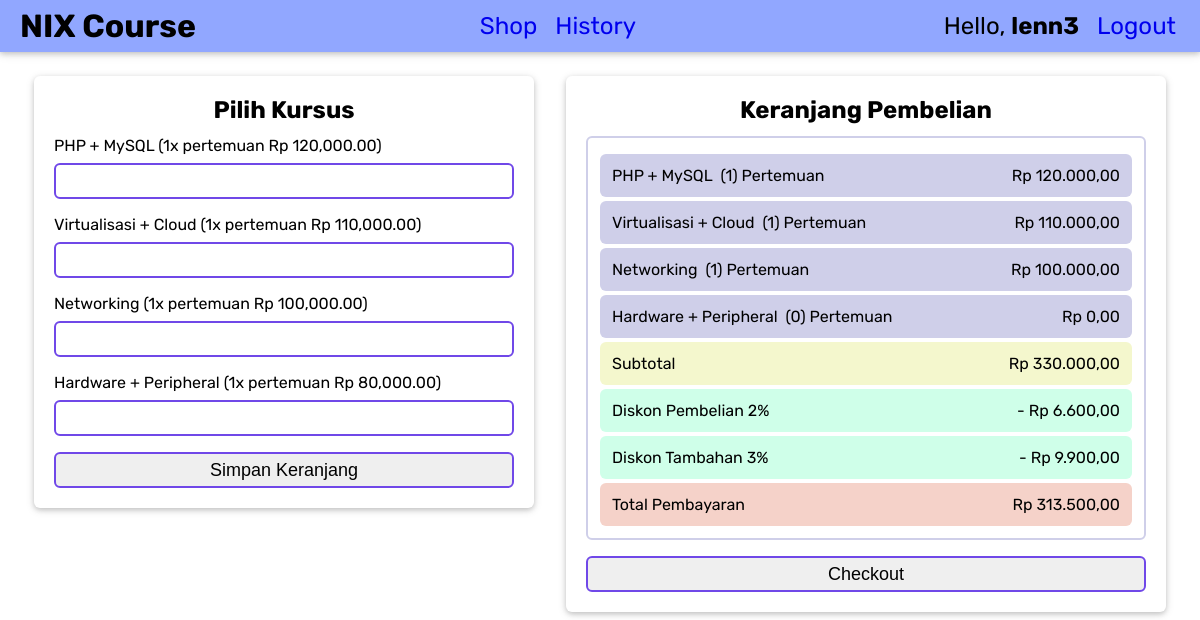
Page /index.php (signed in) on the committed database.
### tables this page shows
CREATE TABLE `course` (
  `id` int NOT NULL,
  `name` varchar(45) NOT NULL,
  `price` int NOT NULL
);

CREATE TABLE `usercart` (
  `username` varchar(45) NOT NULL,
  `quantity_ps` int NOT NULL,
  `quantity_vc` int NOT NULL,
  `quantity_net` int NOT NULL,
  `quantity_hp` int NOT NULL
);

CREATE TABLE `usercre` (
  `id` int NOT NULL,
  `username` varchar(45) NOT NULL,
  `pass_hash` varchar(255) NOT NULL,
  `name` varchar(100) NOT NULL,
  `birthdate` date NOT NULL,
  `gender` varchar(1) NOT NULL,
  `education` varchar(11) NOT NULL,
  `address` varchar(100) NOT NULL,
  `hobby` varchar(100) NOT NULL
);

### market.php (called while the page is built, shortened)
<?php
    $username = $_SESSION['username'];
    $percent_diskon1 = "0%";
    $percent_diskon2 = "0%";
    include 'config.php';
    $marketDataPS = "SELECT price FROM course WHERE name = 'phpsql'";
    $marketDataVC = "SELECT price FROM course WHERE name = 'virtcloud'";
    $marketDataNET = "SELECT price FROM course WHERE name = 'network'";
    $marketDataHP = "SELECT price FROM course WHERE name = 'hardperi'";
    $ps = mysqli_fetch_assoc(mysqli_query($conn, $marketDataPS));
    $ps = $ps['price'];
    $vc = mysqli_fetch_assoc(mysqli_query($conn, $marketDataVC));
    $vc = $vc['price'];
    $net = mysqli_fetch_assoc(mysqli_query($conn, $marketDataNET));
    $net = $net['price'];
    $hp = mysqli_fetch_assoc(mysqli_query($conn, $marketDataHP));
    $hp = $hp['price'];
    $queryPullUserCart = "SELECT quantity_ps, quantity_vc, quantity_net, quantity_hp FROM usercart WHERE username = '$username'";
    $dataPullUserCart = mysqli_query($conn, $queryPullUserCart);
    $dataPullUserCart = mysqli_fetch_assoc($dataPullUserCart);
    $jumps = isset($dataPullUserCart['quantity_ps']) ? $dataPullUserCart['quantity_ps'] : 0;
    $jumvc = isset($dataPullUserCart['quantity_vc']) ? $dataPullUserCart['quantity_vc'] : 0;
    $jumnet = isset($dataPullUserCart['quantity_net']) ? $dataPullUserCart['quantity_net'] : 0;
    $jumhp = isset($dataPullUserCart['quantity_hp']) ? $dataPullUserCart['quantity_hp'] : 0;
    $ps1 = $ps * $jumps;
    $vc1 = $vc * $jumvc;
    $net1 = $net * $jumnet;
    $hp1 = $hp * $jumhp;
    $subtotal = $ps1 + $vc1 + $net1 + $hp1;
    $pilkursus = ($jumps ? 1 : 0) + ($jumvc ? 1 : 0) + ($jumnet ? 1 : 0) + ($jumhp ? 1 : 0);
    $diskon1 = 0;
    $diskon2 = 0;
    if($subtotal > 2000000) {
        $diskon1 = ($subtotal * 10) / 100;
        $percent_diskon1 = "10%";
    } else if($pilkursus == 4) {
        $diskon1 = ($subtotal * 5) / 100;
        $percent_diskon1 = "5%";
    } else if($pilkursus == 3) {
        $diskon1 = ($subtotal * 2) / 100;
        $percent_diskon1 = "2%";
    }
    $queryGender = "SELECT gender FROM usercre WHERE username = '$username'";
    $dataGender = mysqli_query($conn, $queryGender);
    $gender = mysqli_fetch_assoc($dataGender);
    if($subtotal > 0) {
        if($gender['gender'] == "L") {
            $diskon2 = ($subtotal * 5) / 100;
            $percent_diskon2 = "5%";
        } else {
            $diskon2 = ($subtotal * 3) / 100;
            $percent_diskon2 = "3%";
        }
    }
    $total = $subtotal - ($diskon1 + $diskon2);
    $data_jumps = isset($dataPullUserCart['quantity_ps']) ? $dataPullUserCart['quantity_ps'] : 0;
    $data_jumvc = isset($dataPullUserCart['quantity_vc']) ? $dataPullUserCart['quantity_vc'] : 0;
    $data_jumnet = isset($dataPullUserCart['quantity_net']) ? $dataPullUserCart['quantity_net'] : 0;
    $data_jumhp = isset($dataPullUserCart['quantity_hp']) ? $dataPullUserCart['quantity_hp'] : 0;
    $data_hargaps = $ps1;
    $data_hargavc = $vc1;
    $data_harganet = $net1;
    $data_hargahp = $hp1;
    $data_subtotal = $subtotal;
    $data_diskon1 = $diskon1;
    $percent_diskon1_text = $percent_diskon1;
    $data_diskon2 = $diskon2;
    $percent_diskon2_text = $percent_diskon2;
    $data_total = $total;
    $ps_text = number_format($data_hargaps, 2, ',', '.');
    $vc_text = number_format($data_hargavc, 2, ',', '.');
    $net_text = number_format($data_harganet, 2, ',', '.');
    $hp_text = number_format($data_hargahp, 2, ',', '.');
    $total_text = number_format($data_total, 2, ',', '.');
    $diskon1_text = number_format($data_diskon1, 2, ',', '.');
    $diskon2_text = number_format($data_diskon2, 2, ',', '.');
    $subtotal_text = number_format($data_subtotal, 2, ',', '.');
    $ps_init = number_format($ps, 2, '.', ',');
    $vc_init = number_format($vc, 2, '.', ',');
    $net_init = number_format($net, 2, '.', ',');
    $hp_init = number_format($hp, 2, '.', ',');
?>

### index.php (the view, shortened to what this page needs)
<!DOCTYPE html>
<html lang="en">
<head>
    <link rel="stylesheet" href="./style/style.css">
</head>
<body>
    <?php
        include 'market.php';
    ?>
    <header class="shadow">
        <div class="container">
            <h1>NIX Course</h1>
        </div>
        <div class="menu">
            <nav>
                <ul>
                    <li><a href="#">Shop</a></li>
                    <li><a href="?link=history">History</a></li>
                </ul>
            </nav>
        </div>
        <div class="container2">
            <nav>
                <ul>
                    <li><?php echo "Hello, <b>$username</b>"; ?></li>
                    <li><a href="logout.php">Logout</a></li>
                </ul>
            </nav>
        </div>
    </header>
    <div class="shop">
        <form action="<?php $_SERVER["PHP_SELF"]?>" method="post">
            <div class="card shadow" id="left">
                <h2>Pilih Kursus</h2>
                <div class="course">
                    <p>PHP + MySQL (1x pertemuan <?php echo "Rp $ps_init";?>)</p><input type=number name="ps-q">
                    <p>Virtualisasi + Cloud (1x pertemuan <?php echo "Rp $vc_init";?>)</p><input type=number name="vc-q">
                    <p>Networking (1x pertemuan <?php echo "Rp $net_init";?>)</p><input type=number name="net-q">
                    <p>Hardware + Peripheral (1x pertemuan <?php echo "Rp $hp_init";?>)</p><input type=number name="hp-q">
                    <button class="cart" name="save">Simpan Keranjang</button>
                </div>
            </div>
        </form>
        <form action="<?php $_SERVER["PHP_SELF"]?>" method="post">
            <div class="listcart card shadow" id="right">
                <h2>Keranjang Pembelian</h2>
                <div class="container-b">
                    <section class="course-section">
                    <a class="course-name">PHP + MySQL</a>&nbsp;<span class="pertemuan"><?php echo " ($data_jumps) Pertemuan";?></span>&nbsp;&nbsp;<span class="nominal"><?php echo " Rp $ps_text";?></span>
                    </section>
                    <section class="course-section">
                    <a class="course-name">Virtualisasi + Cloud</a>&nbsp;<span class="pertemuan"><?php echo " ($data_jumvc) Pertemuan";?></span>&nbsp;&nbsp;<span class="nominal"><?php echo " Rp $vc_text";?></span>
                    </section>
                    <section class="course-section">
                    <a class="course-name">Networking</a>&nbsp;<span class="pertemuan"><?php echo " ($data_jumnet) Pertemuan";?></span>&nbsp;&nbsp;<span class="nominal"><?php echo " Rp $net_text";?></span>
                    </section>
                    <section class="course-section">
                    <a class="course-name">Hardware + Peripheral</a>&nbsp;<span class="pertemuan"><?php echo " ($data_jumhp) Pertemuan";?></span>&nbsp;&nbsp;<span class="nominal"><?php echo "Rp $hp_text";?></span>
                    </section>
                    <section class="total-section">
                    <a class="total-info">Subtotal</a>&nbsp;&nbsp;<span class="nominal"><?php echo "Rp $subtotal_text";?></span>
                    </section>
                    <section class="discount-section">
                    <a class="discount-info discount-one">Diskon Pembelian <?php echo $percent_diskon1_text;?></a>&nbsp;&nbsp;<span class="nominal"><?php echo "- Rp $diskon1_text";?></span>
                    </section>
                    <section class="discount-section">
                    <a class="discount-info discount-two">Diskon Tambahan <?php echo $percent_diskon2_text;?></a>&nbsp;&nbsp;<span class="nominal"><?php echo "- Rp $diskon2_text";?></span>
                    </section>
                    <section class="subtotal-section">
                    <a class="subtotal-info">Total Pembayaran</a>&nbsp;&nbsp;<span class="nominal"><?php echo "Rp $total_text";?></span>
                    </section>
                </div>
                <button class="order" name="order">Checkout</button>
            </div>
        </form>
    </div>
</body>
</html>

### style/style.css (style rules this page uses)
* { box-sizing: border-box; margin: 0; }
html, body { width: 100%; margin: 0; font-family: 'Rubik', sans-serif; align-items: center; display: flex; flex-direction: column; justify-content: center; }
header { width: 100%; margin: 0; margin-bottom: 24px; background-color: #91a7ff; display: flex; flex-direction: row; justify-content: space-between; }
.shadow { box-shadow: 0 2px 5px 0 rgba(0, 0, 0, 0.16), 0 2px 10px 0 rgba(0, 0, 0, 0.12); }
.container { display: flex; flex-direction: column; justify-content: center; padding-left: 20px; }
.menu { justify-content: space-evenly; }
.container2 { float: right; }
nav { font-size: 24px; width: 100%; padding: 12px; align-items: center; }
ul { list-style-type: none; text-align: center; }
li { display: inline; padding-right: 12px; }
a { text-decoration: none; }
.card { border-radius: 6px; padding: 20px; width: 500px; display: flex; flex-direction: column; justify-content: center; }
.listcart { width: 600px; }
h2 { text-align: center; margin-bottom: 12px; }
input { outline: none; font-size: 16px; width: 100%; height: 36px; border: 2px solid #7048e8; border-radius: 6px; margin-top: 8px; margin-bottom: 16px; padding: 6px 8px; }
button { transition: .5s; cursor: pointer; float: right; font-size: 18px; width: 12vh; height: 36px; border-radius: 6px; border: 2px solid #7048e8; }
.cart { width: 100%; }
.order { margin-top: 16px; width: 100%; }
.shop { display: flex; flex-direction: row; justify-content: center; }
#right { margin-left: 32px; }
.container-b { border-radius: 6px; border: 2px solid #cfcfe9; padding: 12px; }
.course-section { border-radius: 6px; background-color: #cfcfe9; margin-top: 4px; padding: 12px; }
.total-section { border-radius: 6px; background-color: #f4f7cd; margin-top: 4px; padding: 12px; }
.discount-section { border-radius: 6px; background-color: #cfffe9; margin-top: 4px; padding: 12px; }
.subtotal-section { border-radius: 6px; background-color: #f5d2c9; margin-top: 4px; padding: 12px; }
.course { display: flex; flex-direction: column; justify-content: space-between; }
.nominal { float: right; }

### rows in the picture
course: price "120,000.00", price.quantity_ps "120.000,00"
course: price "110,000.00", price.quantity_vc "110.000,00"
course: price "100,000.00", price.quantity_net "100.000,00"
course: price "80,000.00", price.quantity_hp "0,00"
usercart: quantity_ps "1", quantity_vc "1", quantity_net "1", quantity_hp "0", percent_diskon1_text "2%"
usercre: gender "3%"

### other values in the picture
$username "lenn3"
$subtotal_text "330.000,00"
$diskon1_text "6.600,00"
$diskon2_text "9.900,00"
$total_text "313.500,00"
